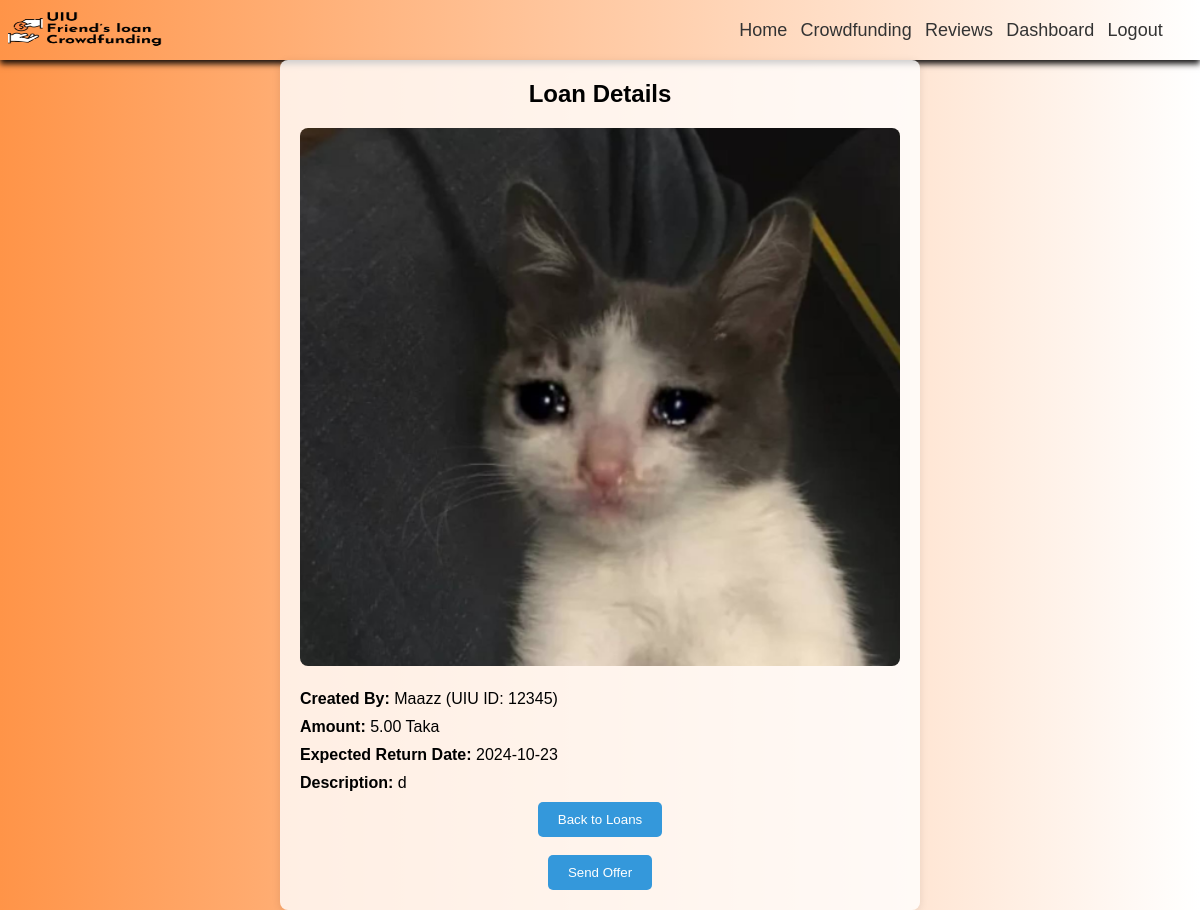
The app's page /loan_details.php?id=5 with its own data.
### tables this page shows
CREATE TABLE `loans` (
  `loan_id` int(11) NOT NULL,
  `user_id` int(11) NOT NULL,
  `amount` decimal(10,2) NOT NULL,
  `expected_return_date` date NOT NULL,
  `description` text DEFAULT NULL,
  `document` varchar(255) DEFAULT NULL,
  `status` enum('pending','approved','rejected') DEFAULT 'pending',
  `created_at` timestamp NOT NULL DEFAULT current_timestamp()
);

CREATE TABLE `users` (
  `user_id` int(11) NOT NULL,
  `username` varchar(100) NOT NULL,
  `email` varchar(100) NOT NULL,
  `password_hash` varchar(255) NOT NULL,
  `uiu_id` varchar(50) NOT NULL,
  `profile_image` varchar(255) DEFAULT NULL,
  `created_at` timestamp NOT NULL DEFAULT current_timestamp(),
  `phone` varchar(15) NOT NULL
);

### loan_details.php (the view, shortened to what this page needs)
<?php
$servername = "localhost";
$username = "root";
$password = "";
$dbname = "uiu-friends-loan-and-crowdfunding";
$conn = new mysqli($servername, $username, $password, $dbname);
$loan_id = isset($_GET['id']) ? (int)$_GET['id'] : 0;
$sql = "SELECT loans.loan_id, loans.amount, loans.expected_return_date, loans.description, loans.document, users.username, users.uiu_id
        FROM loans
        JOIN users ON loans.user_id = users.user_id
        WHERE loans.loan_id = ?";
$stmt = $conn->prepare($sql);
$stmt->bind_param("i", $loan_id);
$stmt->execute();
$result = $stmt->get_result();
if ($result->num_rows > 0) {
    $loan = $result->fetch_assoc();
} else {
    echo "Loan not found.";
    exit();
}
?>
<!DOCTYPE html>
<html lang="en">
<head>
    <link rel="stylesheet" href="css/style.css" />
</head>
<body>
    <header>
        <div>
            <img src="img/Brand Logo 1.png" alt="Brand Logo" id="logo" />
        </div>
        <nav>
            <a href="HomePage.php">Home</a>
            <a href="Donation.html">Crowdfunding</a>
            <a href="Reviews.html">Reviews</a>
            <a href="Dashboard.html">Dashboard</a>
            <a href="login.html">Logout</a>
        </nav>
    </header>
    <main>
        <div class="loan-details">
            <h2>Loan Details</h2>
            <img src="<?php echo !empty($loan['document']) ? $loan['document'] : 'img/Intersect.png'; ?>" alt="Loan Document" />
            <p><strong>Created By:</strong> <?php echo htmlspecialchars($loan['username']); ?> (UIU ID: <?php echo htmlspecialchars($loan['uiu_id']); ?>)</p>
            <p><strong>Amount:</strong> <?php echo htmlspecialchars($loan['amount']); ?> Taka</p>
            <p><strong>Expected Return Date:</strong> <?php echo htmlspecialchars($loan['expected_return_date']); ?></p>
            <p><strong>Description:</strong> <?php echo htmlspecialchars($loan['description']); ?></p>
            <button onclick="window.history.back()">Back to Loans</button>
            <br>
            <button onclick="window.location.href='offering.php?loan_id=<?php echo htmlspecialchars($loan['loan_id']); ?>'">Send Offer</button>
        </div>
    </main>
</body>
</html>

### css/style.css (style rules this page uses)
* { margin: 0; padding: 0; }
body { background: linear-gradient(to right, #FF9448, #FFFFFF); font-family: Arial, sans-serif; }
#logo { width: 155px; height: 65px; display: flex; justify-content: center; align-items: center; padding-left: 5%; }
header { height: 60px; width: 100%; display: flex; justify-content: center; align-items: center; flex-direction: row; justify-content: space-between; top: 0; left: 0; background-color: transparent; z-index: 1000; box-shadow: 0 4px 6px rgba(0, 0, 0, 0.9); }
nav { width: 450px; height: 60px; font-size: 18px; display: flex; justify-content: center; align-items: center; justify-content: space-evenly; padding-right: 2%; }
nav a { color: #333; text-decoration: none; }

### loan_details.php (style rules this page uses)
.loan-details { max-width: 600px; margin: 0 auto; padding: 20px; background-color: rgba(255, 255, 255, 0.8); border-radius: 8px; box-shadow: 0 2px 8px rgba(0, 0, 0, 0.1); }
.loan-details img { width: 100%; height: auto; border-radius: 8px; margin-bottom: 20px; }
.loan-details h2 { text-align: center; margin-bottom: 20px; }
.loan-details p { font-size: 16px; margin-bottom: 10px; }
button { background-color: #3498db; color: white; border: none; padding: 10px 20px; border-radius: 5px; cursor: pointer; display: block; margin: 0 auto; transition: background-color 0.3s ease; }

### records on screen
loans: document (picture), user.username "Maazz", user.uiu_id "12345", amount "5.00", expected_return_date "2024-10-23", description "d"
